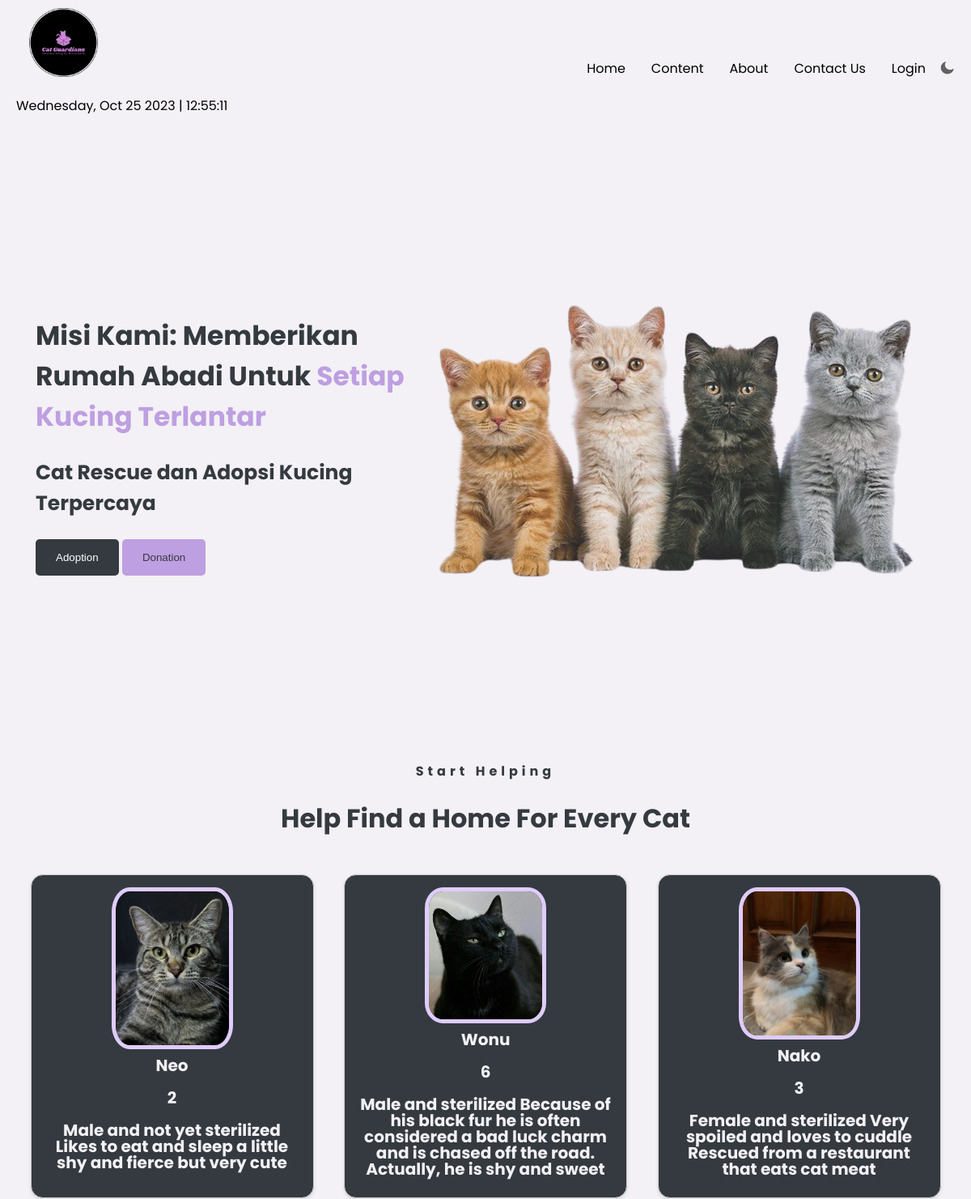
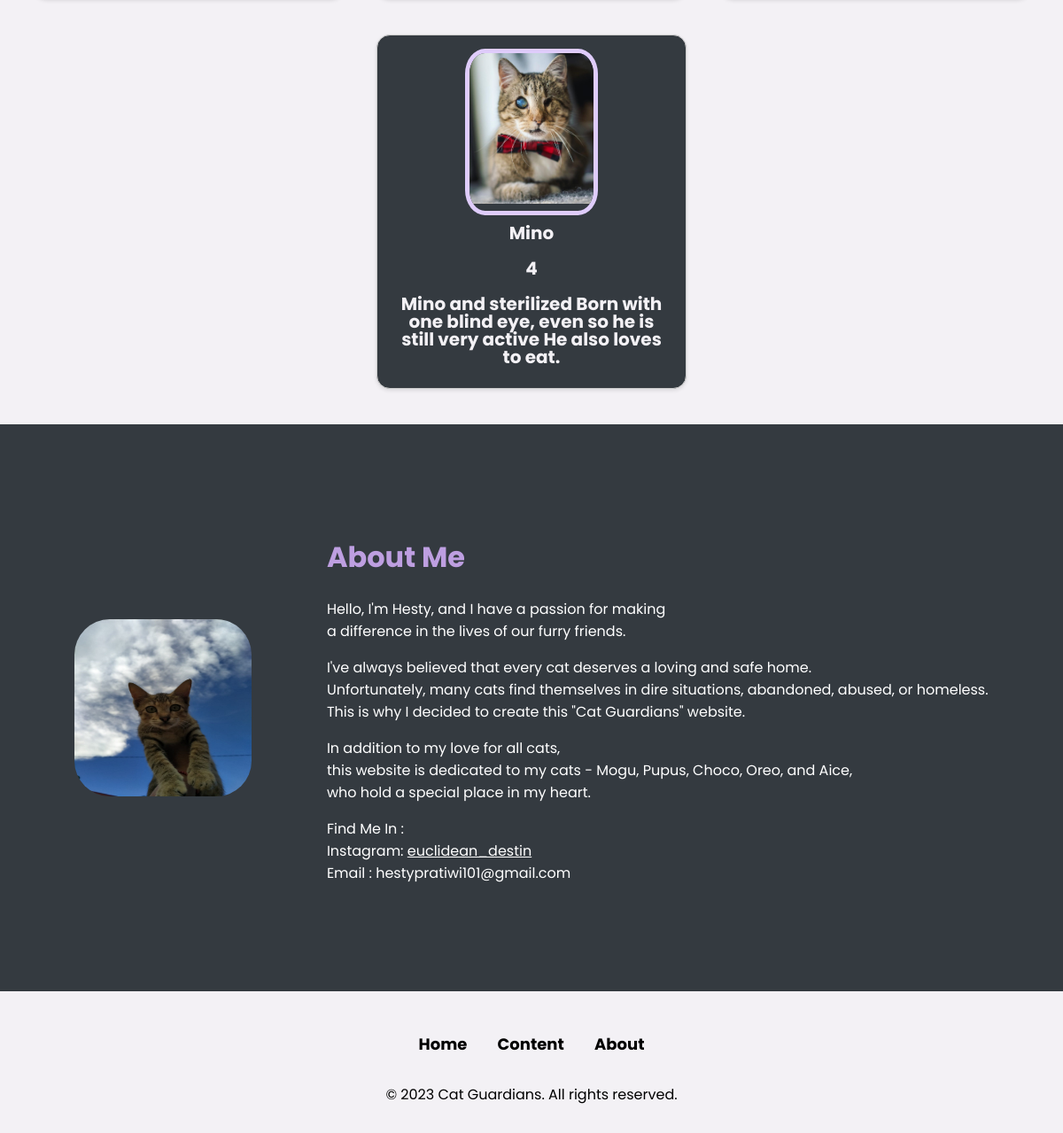
The page /views/index.php on the database its author committed (2 pictures, top to bottom).
### tables this page shows
CREATE TABLE `kucing` (
  `id` int(255) NOT NULL,
  `nama` varchar(100) NOT NULL,
  `umur` int(50) NOT NULL,
  `deskripsi` varchar(1000) NOT NULL,
  `picture` varchar(100) NOT NULL
);

### views/index.php (the view, shortened to what this page needs)
<?php
  require "../connect/db_connect.php";
?>
<html lang="en">
<head>
  <link rel="stylesheet" type="text/css" href="../style/style.css" />
</head>
<body>
  <nav class="navbar">
    <div class="logo">
      <a href=""><img src="../assets/cat logo.png" class="img"></a>
      <p><span id="jam"></span></p>
    </div>
    <div class="menu-items">
      <a href="#home">Home</a>
      <a href="#content">Content</a>
      <a href="#about">About</a>
      <a href="../views/Contact.php">Contact Us</a>
      <a href="../views/Login.php">Login</a>
      <img src="../assets/moon.png" alt="" id="icon">
    </div>
  </nav>
  <main>
    <div class="home" id="home">
      <div class="judul">
        <h1>Misi Kami: Memberikan Rumah Abadi Untuk <span>Setiap Kucing Terlantar</span></h1>
        <h3>Cat Rescue dan Adopsi<span> Kucing Terpercaya </span></h3>
        <div>
          <button class="judul-button-adoption">Adoption</button>
          <button class="judul-button-donation">Donation</button>
        </div>
      </div>
      <div class="image">
        <img src="../assets/home.png" class="img" />
      </div>
    </div>
    <div class="content" id="content">
      <div class="content-title">
        <h4>Start Helping</h4>
        <h1>Help Find a Home For Every Cat</h1>
      </div>
      <div class="content-card">
        <?php
          $sql = "SELECT * FROM kucing";
          $result = $conn->query($sql);
          if ($result->num_rows > 0) {
            while ($row = $result->fetch_assoc()) { ?>
            <div class="card">
              <div class="card-img">
                <img src="../images/<?= $row['picture'] ?>" alt="" />
                </div>
              <h2 class="card-title"><?= $row['nama'] ?></h2>
              <h2 class="card-title"><?= $row['umur'] ?></h2>
              <h3 class="card-title"><?= $row['deskripsi'] ?></h3>
            </div>
            <?php }
        }
        ?>
      </div>
    </div>
    <div class="about-us" id="about">
      <div class="about-img">
        <img src="../assets/mogu.jpg" alt="" />
      </div>
      <div class="about-desc">
        <h1>About Me</h1>
        <p>
          Hello, I'm Hesty, and I have a passion for making
          <br>a difference in the lives of our furry friends.
        </p>
        <p>
          I've always believed that every cat deserves a loving and safe home. <br> Unfortunately, many cats find
          themselves in dire situations, abandoned, abused, or homeless.
          <br>This is why I decided to create this "Cat Guardians" website.
        </p>
        <p>In addition to my love for all cats, <br> this website is dedicated to my cats
          - Mogu, Pupus, Choco, Oreo, and Aice, <br>who hold a special place in my heart. </p>
        <p> Find Me In : <br>
          <span id="abo" class="instagram-link">
            Instagram: <a href="#" id="instagram-link" class="black-text">euclidean_destin</a>
          </span><br>
          Email : hestypratiwi101@gmail.com
        </p>
      </div>
    </div>
  </main>
  <footer class="site-footer">
    <div class="footer-content">
      <ul>
        <li><a href="#home">Home</a></li>
        <li><a href="#content">Content</a></li>
        <li><a href="#about">About</a></li>
      </ul>
      <p>&copy; 2023 Cat Guardians. All rights reserved.</p>
    </div>
  </footer>
</body>
</html>

### style/style.css (style rules this page uses)
:root { --navbar-color: #000; --title-color: #ffff; --primary-color: #F3F1F5; --secondary-color: #343A40; --support-color: #BE9FE1; --card-color: #343A40; }
* { box-sizing: border-box; scroll-behavior: smooth; }
body { font-family: 'Poppins', sans-serif; background-color: var(--primary-color); margin: 0; }
main { background-color: var(--primary-color); }
.navbar { position: sticky; z-index: 1; top: 0; background-color: var(--primary-color); justify-content: space-between; align-items: center; display: flex; padding: 10px 20px; }
.navbar a { color: var(--navbar-color); padding: 10px 16px; text-decoration: none; text-align: center; border-radius: 5px; }
.logo .img { width: 85px; }
#icon { width: 20px; height: 20px; cursor: pointer; }
.menu-items { display: flex; align-items: center; }
.home { margin: 10px 44px; display: flex; justify-content: space-evenly; height: 90vh; align-items: center; overflow: hidden; }
.judul h1 { font-size: 33px; color: var(--secondary-color); }
.judul h1 span { color: var(--support-color); }
.judul h3 { font-size: 25px; color: var(--secondary-color); }
.judul-button-adoption { padding: 15px 25px; background-color: var(--secondary-color); color: #fff; border: none; border-radius: 5px; cursor: pointer; transition: background-color 0.3s ease; }
.judul-button-donation { padding: 15px 25px; background-color: var(--support-color); color: var(--secondary-color); border: none; border-radius: 5px; cursor: pointer; transition: background-color 0.3s ease; }
.content { min-height: 500px; padding: 20px 0; background-color: var(--primary-color); padding-top: 10px; }
.content-title { text-align: center; margin-bottom: 25px; }
.content h1 { color: var(--secondary-color); }
.content h4 { color: var(--secondary-color); letter-spacing: 5px; }
.content-card { display: flex; flex-wrap: wrap; justify-content: space-evenly; }
.card { width: 350px; height: 400px; margin: 20px 0; display: flex; align-items: center; flex-direction: column; border: 1px solid #ccc; border-radius: 15px; box-shadow: 0 2px 4px rgba(0, 0, 0, 0.1); padding: 15px; background-color: var(--card-color); cursor: pointer; transition: transform 0.3s ease-in-out; }
.card-title { color: var(--primary-color); font-size: 15px; font-weight: bold; margin-bottom: 10px; text-align: center; line-height: 1.0; }
.card-img { width: 150px; height: 200px; border-radius: 15%; overflow: hidden; border: #DFCCFB solid 5px; }
.card-img img { width: 150px; }
h2 { text-align: center; color: var(--support-color); margin-top: 5px; }
.content-card h3 { font-size: 20px; margin: 10px 0; }
.content-card h2 { font-size: 20px; margin: 10px 0; }
.about-us { display: flex; justify-content: space-evenly; height: 80vh; align-items: center; background-color: var(--secondary-color); }
.about-desc { color: var(--title-color); }
.about-desc h1 { color: var(--support-color); }
.about-img { width: 200px; height: 200px; border-radius: 20%; overflow: hidden; }
.about-img img { width: 200px; height: 200px; }
.black-text { color: var(--title-color); }
.site-footer { height: 20vh; background-color: var(--primary-color); display: flex; justify-content: center; align-items: center; }
.footer-content ul { text-align: center; padding: 15px 0px; }
.footer-content a { text-decoration: none; padding: 0 15px; color: var(--navbar-color); font-weight: lighter; font-weight: bold; transition: .4s; font-size: 18px; text-align: center; }
.footer-content p { font-size: 16px; }
.footer-content li { display: inline; padding: 15px 0px; }

### rows shown on the page
kucing: picture (picture), nama "Neo", umur "2", deskripsi "Male and not yet sterilized Likes to eat and sleep a little shy and fierce but very cute"
kucing: picture (picture), nama "Wonu", umur "6", deskripsi "Male and sterilized Because of his black fur he is often considered a bad luck charm and is chased off the road. Actually, he is shy and sweet"
kucing: picture (picture), nama "Nako", umur "3", deskripsi "Female and sterilized Very spoiled and loves to cuddle Rescued from a restaurant that eats cat meat"
kucing: picture (picture), nama "Mino", umur "4", deskripsi "Mino and sterilized Born with one blind eye, even so he is still very active He also loves to eat."
